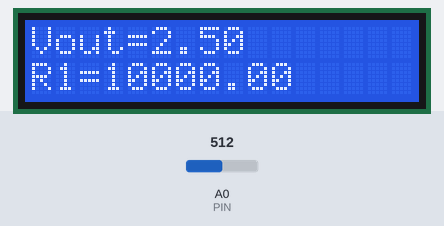
This sketch was run on a simulated Arduino Uno, built with avr-gcc and run on an emulated ATmega328P. Parts: 16×2 character LCD. The test bench sets the inputs (shaded band); at power-on: A0 (PIN) = 512.

Above: at 1.2 s.
1.3 s: A0 (PIN) set to 716
At 2.8 s:
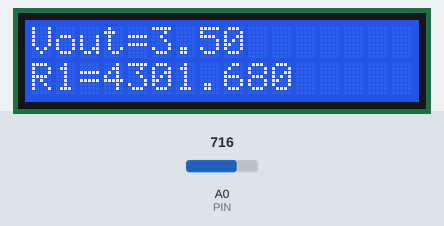
3.1 s: A0 (PIN) set to 900
At 4.1 s:
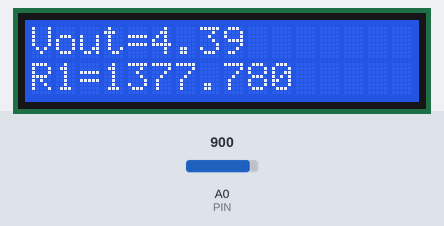
4.7 s: A0 (PIN) set to 1023
At 5.1 s:
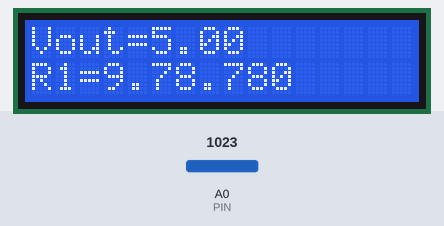
Timing chart, 0 to 7.7 s (numbered marks = the images above; inputs shaded):
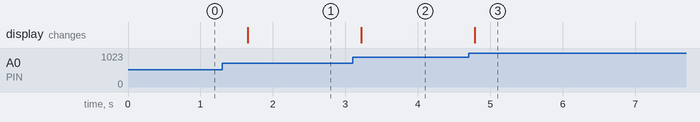

The sketch:

OHMIMETRO.ino
```cpp
/*
 * FUNDACIÓN KINAL
 * CENTRO EDUCATIVO TECNICO LABORAL KINAL
 * Electronica
 * Grado: Quinto
 * Sección: A
 * CURSO: Taller de electronica digital y reparacion de computadoras I
 * LANDON REYES BATEN
 * 2022012
 */
#include <LiquidCrystal_I2C.h>
#include <Wire.h>

LiquidCrystal_I2C LCD_LANDON(0x27,16,2);

int   PIN = 0;
int   Medidor = 0;
int   Vin = 5;
float Vout = 0;
float R2 = 10000;
float R1 = 0;
float Const = 0;

void setup(){
  // Inicializar el LCD
  LCD_LANDON.init();
  //Encender la luz de fondo.
  LCD_LANDON.backlight();
}

void loop(){
  Medidor = analogRead(PIN);
  if(Medidor){
    Const = Medidor * Vin;
    Vout = (Const)/1024.0;
    Const = (Vin/Vout) - 1;
    R1 = R2 * Const;

    LCD_LANDON.setCursor(0,1);
    LCD_LANDON.print("R1=");
    LCD_LANDON.setCursor(3,1);
    LCD_LANDON.print(R1);
    LCD_LANDON.setCursor(0,0);
    LCD_LANDON.print("Vout=");
    LCD_LANDON.setCursor(5,0);
    LCD_LANDON.print(Vout);

    delay(500);
  }
}
```

Measured:
- after the input at 1.3 s, the display: changes after 0.35 s (image 1)
- after the input at 3.1 s, the display: changes after 0.12 s (image 2)
- after the input at 4.7 s, the display: changes after 0.08 s (image 3)
